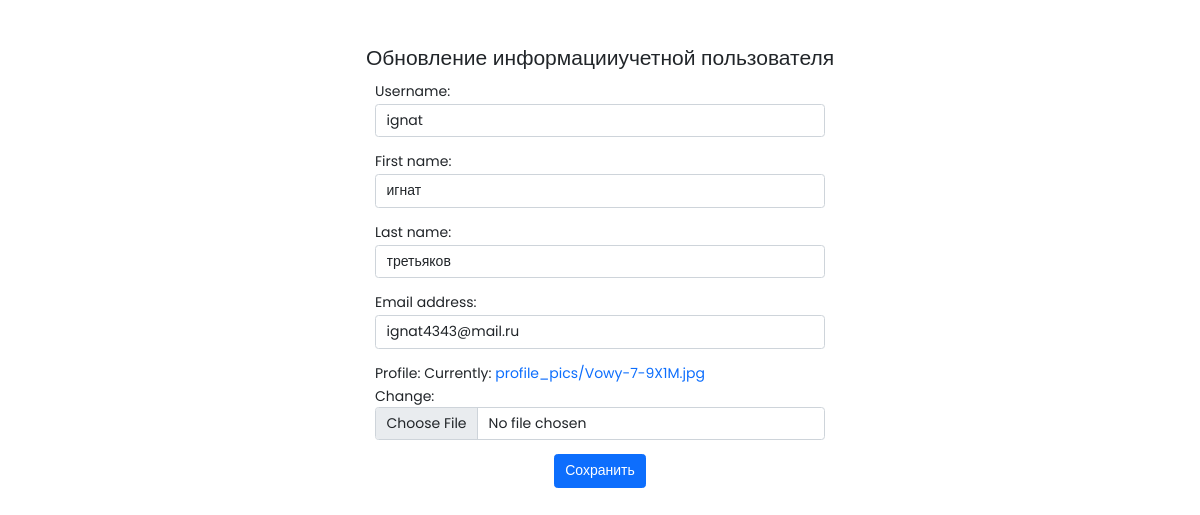
The app's page /U/account-info-update/ (signed in) with its own data.
### dreamwed/models.py (models this page shows, shortened)
class User(AbstractUser):
   is_vendor = models.BooleanField(default=False)
   is_wedding_planner = models.BooleanField(default=False)
   phone_number = PhoneNumberField(blank=True, null=True, unique=True)
   profile = models.ImageField(default='default.jpg', upload_to='profile_pics')
   class Meta:
      ordering = ['last_name', 'first_name']

### dreamwed/views/dreamwed.py (the view, shortened to what this page needs)
# urls.py: path('U/account-info-update/', dreamwed.update_user_account_info, name='user-account-info-update'),
@login_required
def update_user_account_info(request):
   if not request.method == 'POST':
      form = UserAccountInfoUpdateForm(instance=request.user)
      return render(request, 'dreamwed/update-account-info.html', {'form': form})

### dreamwed/forms.py
class UserAccountInfoUpdateForm(ModelForm):
   class Meta:
      model = User
      fields = ['username', 'first_name', 'last_name', 'email', 'profile']

### templates/dreamwed/update-account-info.html (shortened to what this page needs)
{% extends 'base.html' %}
{% load widget_tweaks %}
{% block body %}
<div class="container">
   <div class="text-center py-5">
      <form method="POST" enctype="multipart/form-data">
         <fieldset>
            <legend>Обновление информацииучетной пользователя</legend>
            {% for field in form.visible_fields %}
               <div class="form-group mb-3">
                  {{ field.label_tag }}
                  {% render_field field class+="form-control" %}
               </div>
            {% endfor %}
         </fieldset>
         <button type="submit" class="btn btn-primary">Сохранить</button>
      </form>
   </div>
</div>
{% endblock body %}

### static/css/main.css (style rules this page uses)
html, body { font: 400 14px/1.5 'Poppins', sans-serif; }
body { margin: 0; padding: 0 0 4rem; position: relative; }
a { text-decoration: none; }
label { margin-bottom: 2px; }
.form-group { text-align: left; max-width: 450px; margin-left: auto; margin-right: auto; margin: 0 auto 1rem; }

### records on screen
User: username "ignat" "игнат" "третьяков" "ignat4343@mail.ru"

### other values on screen
{{ field.label_tag }} "Username:" "First name:" "Last name:" "Email address:" "Profile:"
